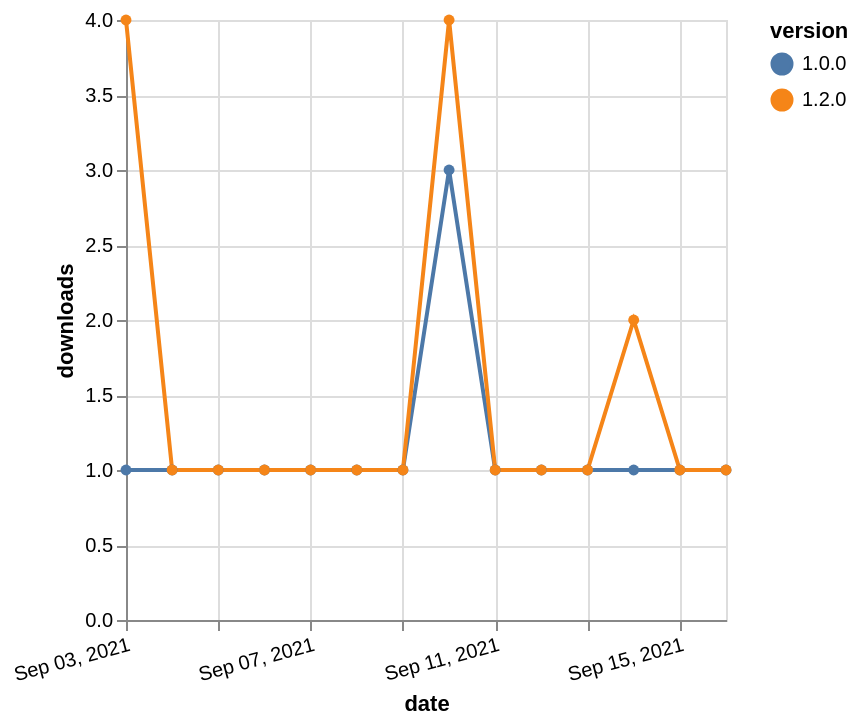

Specify this chart in Vega-Lite:
### Vega-Lite specification from a JSON file in a GitHub repository (floating-point values rounded to 4 significant figures)
{"$schema": "https://vega.github.io/schema/vega-lite/v5.json", "description": "A simple bar chart with embedded data.", "data": {"values": [{"date": "2021-09-03", "total": 207, "delta": 1, "version": "1.0.0"}, {"date": "2021-09-04", "total": 208, "delta": 1, "version": "1.0.0"}, {"date": "2021-09-05", "total": 209, "delta": 1, "version": "1.0.0"}, {"date": "2021-09-06", "total": 210, "delta": 1, "version": "1.0.0"}, {"date": "2021-09-07", "total": 211, "delta": 1, "version": "1.0.0"}, {"date": "2021-09-08", "total": 212, "delta": 1, "version": "1.0.0"}, {"date": "2021-09-09", "total": 213, "delta": 1, "version": "1.0.0"}, {"date": "2021-09-10", "total": 216, "delta": 3, "version": "1.0.0"}, {"date": "2021-09-11", "total": 217, "delta": 1, "version": "1.0.0"}, {"date": "2021-09-12", "total": 218, "delta": 1, "version": "1.0.0"}, {"date": "2021-09-13", "total": 219, "delta": 1, "version": "1.0.0"}, {"date": "2021-09-14", "total": 220, "delta": 1, "version": "1.0.0"}, {"date": "2021-09-15", "total": 221, "delta": 1, "version": "1.0.0"}, {"date": "2021-09-16", "total": 222, "delta": 1, "version": "1.0.0"}, {"date": "2021-09-03", "total": 129, "delta": 4, "version": "1.2.0"}, {"date": "2021-09-04", "total": 130, "delta": 1, "version": "1.2.0"}, {"date": "2021-09-05", "total": 131, "delta": 1, "version": "1.2.0"}, {"date": "2021-09-06", "total": 132, "delta": 1, "version": "1.2.0"}, {"date": "2021-09-07", "total": 133, "delta": 1, "version": "1.2.0"}, {"date": "2021-09-08", "total": 134, "delta": 1, "version": "1.2.0"}, {"date": "2021-09-09", "total": 135, "delta": 1, "version": "1.2.0"}, {"date": "2021-09-10", "total": 139, "delta": 4, "version": "1.2.0"}, {"date": "2021-09-11", "total": 140, "delta": 1, "version": "1.2.0"}, {"date": "2021-09-12", "total": 141, "delta": 1, "version": "1.2.0"}, {"date": "2021-09-13", "total": 142, "delta": 1, "version": "1.2.0"}, {"date": "2021-09-14", "total": 144, "delta": 2, "version": "1.2.0"}, {"date": "2021-09-15", "total": 145, "delta": 1, "version": "1.2.0"}, {"date": "2021-09-16", "total": 146, "delta": 1, "version": "1.2.0"}]}, "width": "container", "mark": {"type": "line", "point": {"filled": true}}, "encoding": {"x": {"field": "date", "type": "temporal", "timeUnit": "yearmonthdate", "title": "date", "axis": {"labelAngle": -15}}, "y": {"field": "delta", "type": "quantitative", "title": "downloads"}, "color": {"field": "version", "type": "nominal"}, "tooltip": {"field": "delta"}}}
